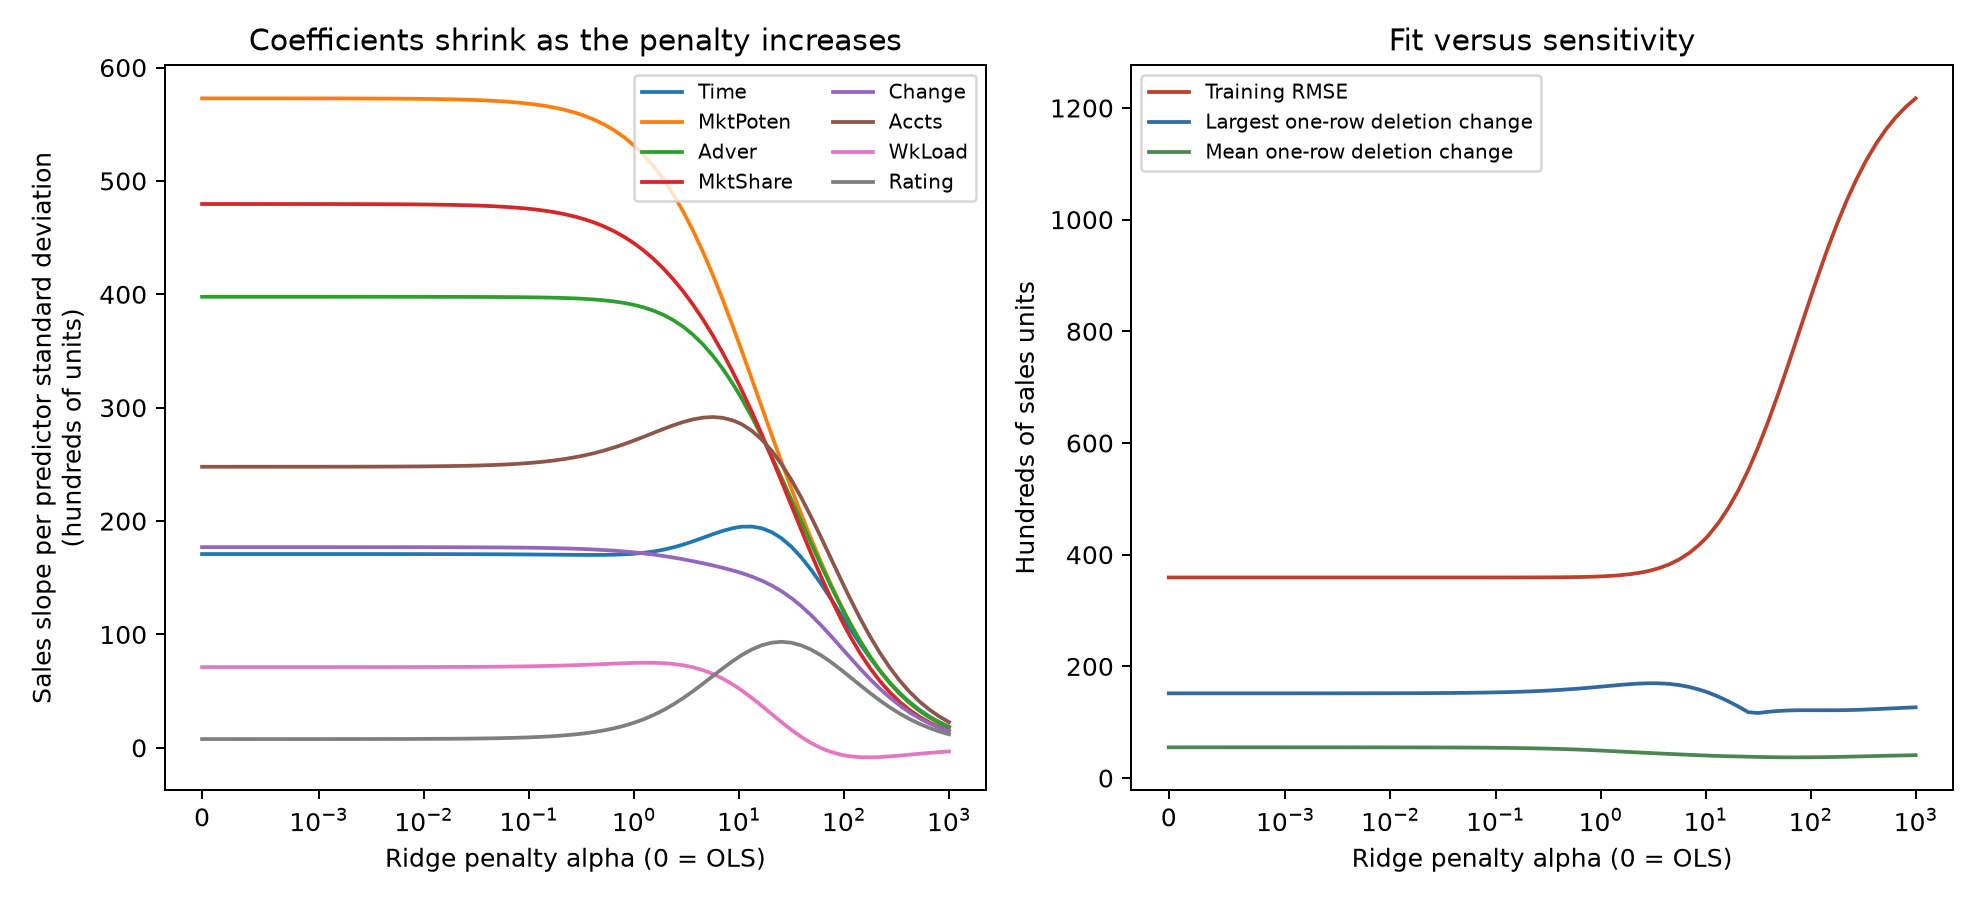

This chart was generated by the following Python code:
import os
os.environ['MPLCONFIGDIR']='.mplcache'
import matplotlib
matplotlib.use('Agg')
import matplotlib.pyplot as plt
import pandas as pd
import numpy as np
from sklearn.preprocessing import StandardScaler
from sklearn.linear_model import Ridge,LinearRegression
from sklearn.pipeline import make_pipeline
import json

df=pd.read_csv('sales_territory.csv');x=df.drop(columns='Sales');y=df.Sales
alphas=np.unique(np.r_[0,1,10,100,np.logspace(-3,3,65)]);rows=[];coefs=[]
for a in alphas:
    def model():return make_pipeline(StandardScaler(),LinearRegression() if a==0 else Ridge(alpha=a))
    fit=model().fit(x,y);pred=fit.predict(x);coefs.append(fit[-1].coef_)
    changes=[]
    for i in range(len(df)):
        keep=np.arange(len(df))!=i
        deleted=model().fit(x.loc[keep],y.loc[keep])
        changes.append(np.sqrt(np.mean((deleted.predict(x)-pred)**2)))
    rows.append({'alpha':float(a),'training_RMSE':float(np.sqrt(np.mean((y-pred)**2))),'coefficient_L2_norm_standardized':float(np.linalg.norm(fit[-1].coef_)),'mean_deletion_RMS_fitted_change':float(np.mean(changes)),'max_deletion_RMS_fitted_change':float(np.max(changes))})
out=pd.DataFrame(rows);out.to_csv('ridge_tradeoff_path_results.csv',index=False)
pd.DataFrame(coefs,columns=x.columns).assign(alpha=alphas).to_csv('ridge_standardized_coefficient_path.csv',index=False)
selected=[]
for a in [0,1,10,100]:
    fit=make_pipeline(StandardScaler(),LinearRegression() if a==0 else Ridge(alpha=a)).fit(x,y)
    nearest=out.iloc[np.argmin(np.abs(out.alpha-a))].to_dict()
    # Grid includes 1, 10, 100 exactly.
    selected.append(nearest)
r={'model':'All eight actual predictors, standardized; intercept unpenalized; all 25 observations','objective':'sum of squared residuals + alpha * sum of squared standardized slopes','selected_results':selected,'note':'In-sample fit and one-row deletion sensitivity, not predictive validation or tuning. Each deletion refits scaling on its remaining 24 rows. No alpha is selected.'}
with open('ridge_tradeoff_analysis_results.json','w') as f:json.dump(r,f,indent=2)
fig,axes=plt.subplots(1,2,figsize=(11,5))
coefs=np.array(coefs)
for j,col in enumerate(x.columns):axes[0].plot(alphas,coefs[:,j],label=col)
axes[0].set_xscale('symlog',linthresh=.001);axes[0].set_xlabel('Ridge penalty alpha (0 = OLS)');axes[0].set_ylabel('Sales slope per predictor standard deviation\n(hundreds of units)');axes[0].set_title('Coefficients shrink as the penalty increases');axes[0].legend(fontsize=8,ncol=2)
axes[1].plot(alphas,out.training_RMSE,label='Training RMSE',color='#bc402b');axes[1].plot(alphas,out.max_deletion_RMS_fitted_change,label='Largest one-row deletion change',color='#326a9f');axes[1].plot(alphas,out.mean_deletion_RMS_fitted_change,label='Mean one-row deletion change',color='#4a8751');axes[1].set_xscale('symlog',linthresh=.001);axes[1].set_xlabel('Ridge penalty alpha (0 = OLS)');axes[1].set_ylabel('Hundreds of sales units');axes[1].set_title('Fit versus sensitivity');axes[1].legend(fontsize=8)
fig.tight_layout();fig.savefig('ridge_tradeoff_analysis.png',dpi=180)
print(json.dumps(r,indent=2))
